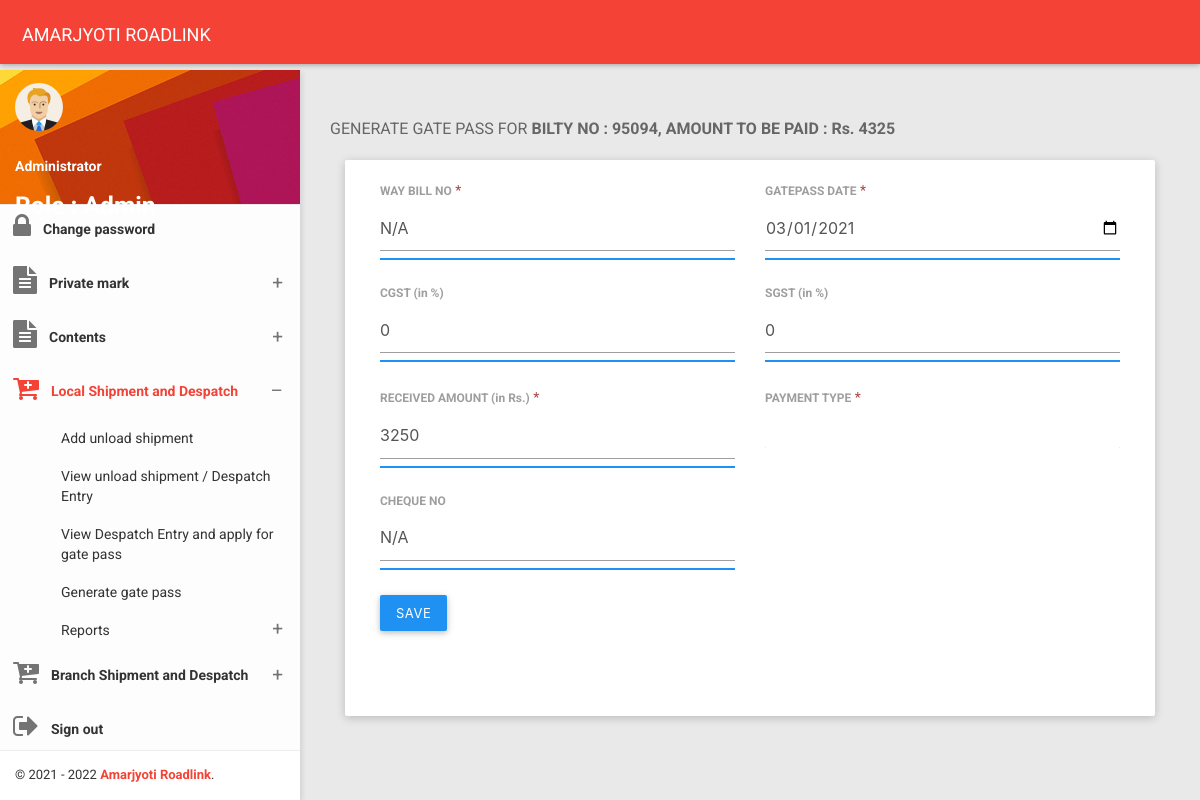
The app's page /gate_pass.php?despatch_id=20210302123403 (signed in) with its own data.
### tables this page shows
CREATE TABLE IF NOT EXISTS `admin_login_access` (
  `id` bigint(14) NOT NULL AUTO_INCREMENT,
  `username` varchar(20) NOT NULL,
  `name` varchar(200) NOT NULL,
  `password` varchar(50) NOT NULL,
  `role` int(1) NOT NULL,
  `status` int(1) NOT NULL,
  `create_user` varchar(20) NOT NULL,
  PRIMARY KEY (`id`),
  UNIQUE KEY `uname` (`username`)
);

CREATE TABLE IF NOT EXISTS `gatepass` (
  `gatepass_id` bigint(14) NOT NULL AUTO_INCREMENT,
  `despatch_id` bigint(14) NOT NULL,
  `way_bill_no` varchar(50) NOT NULL,
  `payment_type` varchar(2) NOT NULL,
  `cheque_no` varchar(50) NOT NULL,
  `received_amount` float(14,2) NOT NULL,
  `cgst` float(3,2) NOT NULL,
  `sgst` float(3,2) NOT NULL,
  `gatepass_date` date NOT NULL,
  `create_user` varchar(20) NOT NULL,
  PRIMARY KEY (`gatepass_id`)
);

CREATE TABLE IF NOT EXISTS `despatch` (
  `id` bigint(14) NOT NULL,
  `unload_id` bigint(14) NOT NULL,
  `booking_code` varchar(50) NOT NULL,
  `booking_date` date NOT NULL,
  `bilty_no` bigint(10) NOT NULL,
  `content_id` bigint(14) NOT NULL,
  `private_mark_id` bigint(14) NOT NULL,
  `packet_quantity` int(10) NOT NULL,
  `packet_received` int(10) NOT NULL,
  `weight` double(10,2) NOT NULL,
  `payment_status` varchar(1) NOT NULL,
  `pay_cod_amt` double(14,2) NOT NULL,
  `destination` varchar(50) NOT NULL,
  `consigner_name` varchar(200) DEFAULT NULL,
  `consigner_gst` varchar(100) DEFAULT NULL,
  `create_user` varchar(30) NOT NULL,
  PRIMARY KEY (`id`)
);

### global_functions.php (called while the page is built, shortened)
<?php
function getCompanyName(){
    $companyName="AMARJYOTI ROADLINK";
    return $companyName;
}
?>

### classes/DBOperation.php (called while the page is built, shortened)
<?php
class DBOperation {
    public $connection = "";
    public function __construct($host_ip, $user, $pass, $db) {
        $this->host = $host_ip;
        $this->username = $user;
        $this->password = $pass;
        $this->database = $db;
        $this->connection = mysqli_connect($this->host, $this->username, $this->password, $this->database);
    }
    public function fetchdata($sql) {
        try {
            $stmt = $this->connection->prepare($sql);
            $stmt->execute();
            $result = $stmt->get_result();
            while ($row = $result->fetch_assoc()) {
                $data[] = $row;
            }
        } catch (Exception $e) {
            echo $e->getMessage();
            die();
        }
        return $data;
    }
}

### classes/DBconfig.php (called while the page is built, shortened)
<?php
function connect_db() {
    $dboperation = new DBOperation("localhost", "root", "", "shipment");
    return $dboperation;
}
function ret_json_str($sql) {
    $ret_val = json_encode(connect_db()->fetchData($sql));
    return $ret_val;
}
?>

### gate_pass.php (the view, shortened to what this page needs)
<?php
$main_page = "Local shipment";
if ($_SESSION['shipment_user']) {
    $login_user = $_SESSION['shipment_user'];
    if ($_GET['despatch_id']) {
        $despatch_id = $_GET['despatch_id'];
        $despatchSQL = "SELECT * FROM despatch a LEFT JOIN gatepass b ON a.id=b.despatch_id WHERE a.id='$despatch_id'";
        $despatch_fetch = json_decode(ret_json_str($despatchSQL));
        foreach ($despatch_fetch as $despatch_val) {
            $amt = $despatch_val->pay_cod_amt;
            $bilty_no = $despatch_val->bilty_no;
            $way_bill_no = $despatch_val->way_bill_no;
            $gatepass_date = $despatch_val->gatepass_date;
            $cheque_no = $despatch_val->cheque_no;
            $received_amount = $despatch_val->received_amount;
            $cgst = $despatch_val->cgst;
            $sgst = $despatch_val->sgst;
        }
        ?>﻿
        <!DOCTYPE html>
        <html>
            <head>
                <?php
                include './header_links.php';
                ?>
            </head>
            <body class="theme-red">
                <?php
                include './menu.php';
                ?>
                <section class="content">
                    <div class="container-fluid">
                        <div class="block-header">
                            <h2>GENERATE GATE PASS FOR
                                <b>BILTY NO : <?php echo $bilty_no; ?>, AMOUNT TO BE PAID : Rs. <?php echo $amt; ?></b></h2>
                        </div>
                        <div class="row clearfix">
                            <div class="col-lg-12 col-md-12 col-sm-12 col-xs-12">
                                <div class="card">
                                    <div class="body">
                                        <div class="row clearfix">
                                            <div class="col-sm-6">
                                                <div class="form-group">
                                                    <label>WAY BILL NO</label><span class="text-danger"> *</span>
                                                    <div class="form-line">
                                                        <input type="text" tabindex="1" class="form-control" name="way_bill_no" id="way_bill_no" placeholder="ENTER WAY BILL NO" value="<?php echo $way_bill_no; ?>"/>
                                                    </div>
                                                </div>
                                                <div class="form-group">
                                                    <label>CGST (in %)</label><span class="text-danger"> </span>
                                                    <div class="form-line">
                                                        <input type="number" tabindex="3" step="0.01" class="form-control" name="cgst" id="cgst" placeholder="ENTER CGST (in %)" value="<?php echo $cgst; ?>" />
                                                    </div>
                                                </div>
                                                <div class="form-group">
                                                    <label>RECEIVED AMOUNT (in Rs.)</label><span class="text-danger"> *</span>
                                                    <div class="form-line">
                                                        <input type="number" tabindex="5" step="0.01" class="form-control" name="received_amount" id="received_amount" placeholder="ENTER RECEIVED AMOUNT (in Rs.)" value="<?php echo $received_amount; ?>" />
                                                    </div>
                                                </div>
                                                <div class="form-group">
                                                    <label>CHEQUE NO</label><span class="text-danger"> </span>
                                                    <div class="form-line">
                                                        <input type="text" tabindex="7" class="form-control" name="cheque_no" id="cheque_no" placeholder="ENTER CHEQUE NO" value="<?php echo $cheque_no; ?>" />
                                                    </div>
                                                </div>
                                                <div class="form-group">
                                                    <button type="button" tabindex="8" name="generate_gate_pass" id="generate_gate_pass" class="btn btn-primary" onclick="generate_gate_pass();">
                                                        SAVE
                                                    </button>
                                                </div>
                                            </div>
                                            <div class="col-sm-6">
                                                <div class="form-group">
                                                    <label>GATEPASS DATE</label><span class="text-danger"> *</span>
                                                    <div class="form-line">
                                                        <input type="date" tabindex="2" class="form-control" name="gatepass_date" id="gatepass_date" placeholder="ENTER GATEPASS DATE" value="<?php echo $gatepass_date; ?>" />
                                                    </div>
                                                </div>
                                                <div class="form-group">
                                                    <label>SGST (in %)</label><span class="text-danger"> </span>
                                                    <div class="form-line">
                                                        <input type="number" tabindex="4" step="0.01" class="form-control" name="sgst" id="sgst" placeholder="ENTER SGST (in %)" value="<?php echo $sgst; ?>" />
                                                    </div>
                                                </div>
                                                <div class="form-group">
                                                    <label>PAYMENT TYPE</label><span class="text-danger"> *</span>
                                                    <div class="form-line">
                                                    </div>
                                                </div>
                                            </div>
                                        </div>
                                    </div>
                                </div>
                            </div>
                        </div>
                    </div>
                </section>
            </body>
        </html>
        <?php
    }
} else {
    header("location:index.php");
}
?>

### menu.php (shortened to what this page needs)
<nav class="navbar">
    <div class="container-fluid">
        <div class="navbar-header">
            <a class="navbar-brand" href="home.php"><?php echo getCompanyName(); ?></a>
        </div>
    </div>
</nav>
<section>
    <aside id="leftsidebar" class="sidebar">
        <div class="user-info">
            <div class="image">
                <img src="images/user.png" width="48" height="48" alt="User" />
            </div>
            <?php
            $loginuser_SQL = "SELECT * FROM admin_login_access WHERE username='$login_user'";
            $fetch_loginuser = json_decode(ret_json_str($loginuser_SQL));
            foreach ($fetch_loginuser as $fetch_loginusers) {
                $login_role_id = $fetch_loginusers->role;
                if ($login_role_id == 1) {
                    $login_role_name = "Admin";
                } elseif ($login_role_id == 2) {
                    $login_role_name = "Co-admin";
                } else {
                    $login_role_name = "User";
                }
            }
            ?>
            <div class="info-container" style="color: #FFFFFF;">
                <div class="name" data-toggle="dropdown" aria-haspopup="true" aria-expanded="false">
                    <b><?php echo $fetch_loginusers->name; ?></b></div>
                <h5>Role : <?php echo $login_role_name; ?></h5>
            </div>
        </div>
        <div class="menu">
            <ul class="list">
                <?php
                if ($login_user != "admin") {
                    ?>
                    <li class="<?php if ($main_page == "Change password") { ?> active <?php } ?>">
                        <a href="change_password.php">
                            <i class="fa fa-lock fa-2x"></i>
                            <span>Change password</span>
                        </a>
                    </li>
                    <?php
                }
                ?>
                <li class="<?php if ($main_page == "Private mark") { ?> active <?php } ?>">
                    <a href="javascript:void(0);" class="menu-toggle">
                        <i class="fa fa-file-text fa-2x"></i>
                        <span>Private mark</span>
                    </a>
                </li>
                <li class="<?php if ($main_page == "Contents") { ?> active <?php } ?>">
                    <a href="javascript:void(0);" class="menu-toggle">
                        <i class="fa fa-file-text fa-2x"></i>
                        <span>Contents</span>
                    </a>
                </li>
                <li class="<?php if ($main_page == "Local shipment") { ?> active <?php } ?>">
                    <a href="javascript:void(0);" class="menu-toggle">
                        <i class="fa fa-cart-plus fa-2x"></i>
                        <span>Local Shipment and Despatch</span>
                    </a>
                    <ul class="ml-menu">
                        <li>
                            <a href="add_unload_shipment.php">
                                <span>Add unload shipment</span></a> </li>
                        <li>
                            <a href="view_unload_shipment.php">
                                <span>View unload shipment / Despatch Entry</span></a> </li>
                        <li>
                            <a href="view_despatch_entry.php">
                                <span>View Despatch Entry and apply for gate pass</span></a> </li>
                        <li>
                            <a href="generate_gatepass.php">
                                <span>Generate gate pass</span></a> </li>
                        <li>
                            <a href="javascript:void(0);" class="menu-toggle">
                                <span>Reports</span>
                            </a>
                        </li>
                    </ul>
                </li>
                <li class="<?php if ($main_page == "Branch shipment") { ?> active <?php } ?>">
                    <a href="javascript:void(0);" class="menu-toggle">
                        <i class="fa fa-cart-plus fa-2x"></i>
                        <span>Branch Shipment and Despatch</span>
                    </a>
                </li>
                <li>
                    <a href="logout.php">
                        <i class="fa fa-sign-out fa-2x"></i>
                        <span>Sign out</span>
                    </a>
                </li>
            </ul>
        </div>
        <div class="legal">
            <div class="copyright">
                &copy; 2021 - 2022 <a href="#">Amarjyoti Roadlink</a>.
            </div>
        </div>
    </aside>
</section>

### css/waves.css (style rules this page uses)
.waves-effect { position: relative; cursor: pointer; display: inline-block; overflow: hidden; -webkit-user-select: none; -moz-user-select: none; -ms-user-select: none; user-select: none; -webkit-tap-highlight-color: transparent; }
.waves-block { display: block; }

### css/all-themes.css (style rules this page uses)
.theme-red .navbar-brand { color: #fff; }
.theme-red .sidebar .menu .list li.active { background-color: transparent; }
.theme-red .sidebar .menu .list li.active > :first-child i, .theme-red .sidebar .menu .list li.active > :first-child span { color: #F44336; }
.theme-red .sidebar .menu .list .toggled { background-color: transparent; }
.theme-red .sidebar .menu .list .ml-menu { background-color: transparent; }
.theme-red .sidebar .legal { background-color: #fff; }
.theme-red .sidebar .legal .copyright a { color: #F44336 !important; }

### records on screen
admin_login_access: name "Administrator", role "Admin"
gatepass: despatch.bilty_no "95094", despatch.pay_cod_amt "4325", way_bill_no "N/A", cgst "0", received_amount "3250", cheque_no "N/A", gatepass_date "03/01/2021", sgst "0"

### other values on screen
getCompanyName() "AMARJYOTI ROADLINK"
